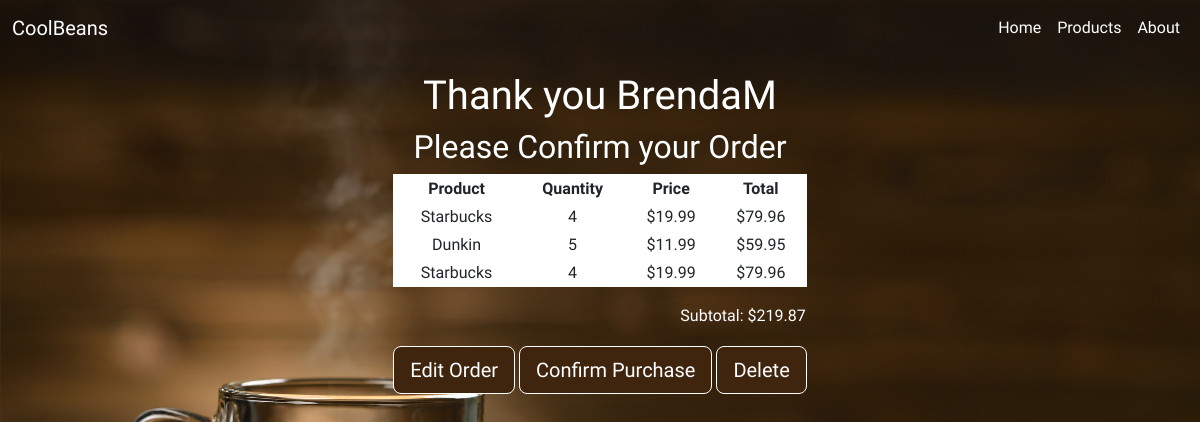
Screenshot of /confirmation/24 with the database file from the repository.
### beansapp/models.py (models this page shows, shortened)
class Order(models.Model):
    STATUS = (
        ('Pending','Pending'),
        ('Out for delivery','Out for delivery'),
        ('Delivered','Delivered'),)
    addressee = models.ForeignKey(Addressee,on_delete=models.SET_NULL,null=True)
    guest = models.ForeignKey(Guest,on_delete=models.SET_NULL,null=True)
    date = models.DateTimeField(auto_now_add=True)
    status = models.CharField(max_length=200, null=True, choices=STATUS, default='pending')
    def get_order_items(self):
        return self.orderitem_set.all()
    def get_total(self):
        orderitems = self.orderitem_set.all()
        total = 0
        for item in orderitems:
            total += item.product.price * item.quantity
        return round(total,2)

class Addressee(AbstractUser):
    address = models.CharField(max_length=15)
    city = models.CharField(max_length=15)
    state = models.CharField(max_length=15)
    zipcode = models.IntegerField(null=True)
    phone_number = PhoneField(blank=True, null=True)

class OrderItem(models.Model):
    product = models.ForeignKey(Product, on_delete=models.SET_NULL, null=True)
    order = models.ForeignKey(Order, on_delete=models.CASCADE,null=True)
    quantity = models.IntegerField(default=0, null=True, blank=True)
    def get_total(self):
        total = self.product.price * self.quantity
        return total

class Product(models.Model):
    types = models.ManyToManyField(Tag)
    name = models.CharField(max_length=30)
    description = models.CharField(max_length=200)
    image = models.ImageField(null=True,blank=True)
    price = models.FloatField()
    def __str__(self):
        return self.name

### beansapp/views.py (the view, shortened to what this page needs)
# urls.py: path('confirmation/<int:id>', ConfirmationView.as_view(), name='confirmation' ),
class ConfirmationView(View):
    def get (self,request,id): # the id is like a book but only contains the title
        order = Order.objects.get(id=id) # we write this again because we need to acceess the book ( in this case order)
        orderitems = OrderItem.objects.filter(order=order) # the "_set.all()" is a django method thats allows us
        item_total = Order.get_order_items(order)
        order_price = Order.get_total(order)
        return render(
            request=request,
            template_name='confirmation.html',
            context={
                'order':order,
                'items':orderitems,
                'order_total': item_total,
                'order_price': order_price,
            }
        )

### beansapp/templates/confirmation.html (shortened to what this page needs)
{% extends 'main.html'%}
{% block content %}
<div class="container">
    <div class="row">
      <div class="col text-center">
        <h1>Thank you {{order.addressee.first_name}}{{order.addressee.last_name}}</h1>
        <h2> Please Confirm your Order </h2>
        <div>
          <table class="info table table-sm text-center">
          <tr>
            <th>Product</th>
            <th>Quantity</th>
            <th>Price</th>
            <th>Total</th>
          </tr>
          {% for item in items %}
          <tr>
            <td>{{item.product}}</td>
            <td>{{item.quantity}}</td>
            <td>${{item.product.price}}</td>
            <td>${{item.get_total}}</td>
          </tr>
          {%endfor%}
        </table>
        <table class="subtotal">
          <tr>
          <th></th>
          <th></th>
          <th></th>
          <th></th>
          <th></th>
        </tr>
        <tr>
          <td></td>
          <td></td>
          <td>Subtotal: </td>
          <td></td>
          <td> ${{order_price}}  </td>
        </tr>
        </table>
      </div>
        <form method="POST">
      <a class="btn btn-primary btn-lg" href="{% url 'editorder' order.id %}">Edit Order</a>
      <a class="btn btn-primary btn-lg" href="{% url 'receipt' order.id %}">Confirm Purchase</a>
      <input class="btn btn-primary btn-lg" type="submit" name="delete" value="Delete" />
      </form>
      </div>
    </div>
  </div>
{% endblock%}

### beansapp/templates/confirmation.html (style rules this page uses)
.info { background-color: #40250E; color: white; border: 1px solid white; }
.container { display:flex; justify-content: center; }
.subtotal { display: flex; justify-content: flex-end; padding-bottom: 20px; }

### beansapp/templates/main.html (style rules this page uses)
body { background-image:url("../static/images/landingnew.jpg"); background-size:cover; background-position: bottom; background-repeat: no-repeat; font-family: 'Limelight', cursive; color:#fff; }
.btn { background-color: #40250E; border: 1px solid #fff; }

### rows the page displays
Order: addressee.first_name "Brenda", addressee.last_name "M"
OrderItem: product "Starbucks", quantity "4", product.price "19.99", get_total "79.96"
OrderItem: product "Dunkin", quantity "5", product.price "11.99", get_total "59.95"
OrderItem: product "Starbucks", quantity "4", product.price "19.99", get_total "79.96"

### other values shown
{{ order_price }} "219.87"
